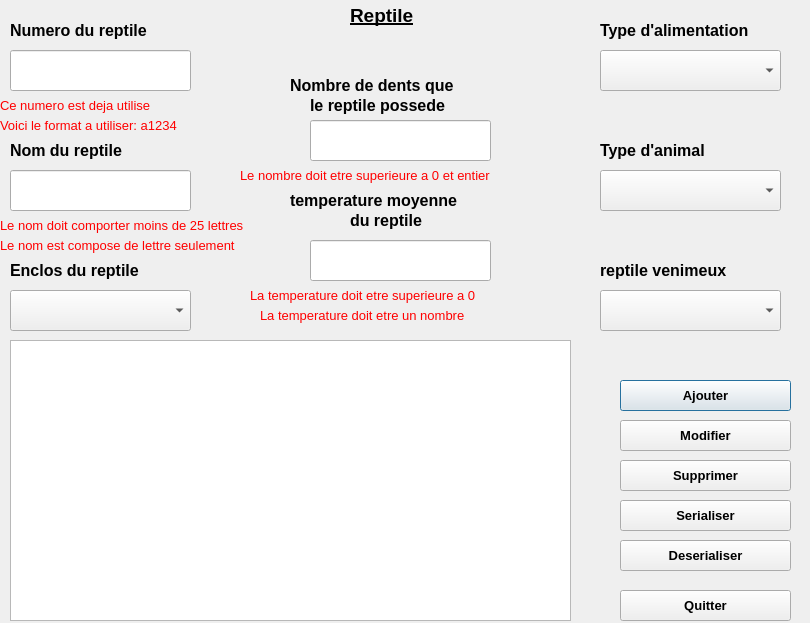
<?xml version="1.0" encoding="UTF-8"?>
<ui version="4.0">
 <class>Dialog</class>
 <widget class="QDialog" name="Dialog">
  <property name="geometry">
   <rect>
    <x>0</x>
    <y>0</y>
    <width>810</width>
    <height>623</height>
   </rect>
  </property>
  <property name="windowTitle">
   <string>Dialog</string>
  </property>
  <widget class="QLabel" name="l_titre_reptile">
   <property name="geometry">
    <rect>
     <x>350</x>
     <y>0</y>
     <width>91</width>
     <height>31</height>
    </rect>
   </property>
   <property name="font">
    <font>
     <pointsize>14</pointsize>
     <weight>75</weight>
     <bold>true</bold>
     <underline>true</underline>
    </font>
   </property>
   <property name="text">
    <string>Reptile</string>
   </property>
  </widget>
  <widget class="QLabel" name="l_num_r">
   <property name="geometry">
    <rect>
     <x>10</x>
     <y>20</y>
     <width>211</width>
     <height>21</height>
    </rect>
   </property>
   <property name="font">
    <font>
     <pointsize>12</pointsize>
     <weight>75</weight>
     <bold>true</bold>
    </font>
   </property>
   <property name="text">
    <string>Numero du reptile</string>
   </property>
  </widget>
  <widget class="QLineEdit" name="line_num_r">
   <property name="geometry">
    <rect>
     <x>10</x>
     <y>50</y>
     <width>181</width>
     <height>41</height>
    </rect>
   </property>
   <property name="font">
    <font>
     <pointsize>11</pointsize>
    </font>
   </property>
   <property name="text">
    <string/>
   </property>
  </widget>
  <widget class="QLineEdit" name="line_nom_r">
   <property name="geometry">
    <rect>
     <x>10</x>
     <y>170</y>
     <width>181</width>
     <height>41</height>
    </rect>
   </property>
   <property name="font">
    <font>
     <pointsize>11</pointsize>
    </font>
   </property>
   <property name="text">
    <string/>
   </property>
  </widget>
  <widget class="QLabel" name="l_nom_r">
   <property name="geometry">
    <rect>
     <x>10</x>
     <y>140</y>
     <width>171</width>
     <height>21</height>
    </rect>
   </property>
   <property name="font">
    <font>
     <pointsize>12</pointsize>
     <weight>75</weight>
     <bold>true</bold>
    </font>
   </property>
   <property name="text">
    <string>Nom du reptile</string>
   </property>
  </widget>
  <widget class="QLabel" name="l_alimentation_r">
   <property name="geometry">
    <rect>
     <x>600</x>
     <y>20</y>
     <width>211</width>
     <height>21</height>
    </rect>
   </property>
   <property name="font">
    <font>
     <pointsize>12</pointsize>
     <weight>75</weight>
     <bold>true</bold>
    </font>
   </property>
   <property name="text">
    <string>Type d'alimentation</string>
   </property>
  </widget>
  <widget class="QComboBox" name="CB_alimentation_r">
   <property name="geometry">
    <rect>
     <x>600</x>
     <y>50</y>
     <width>181</width>
     <height>41</height>
    </rect>
   </property>
  </widget>
  <widget class="QLabel" name="l_type_animal_r">
   <property name="geometry">
    <rect>
     <x>600</x>
     <y>140</y>
     <width>161</width>
     <height>21</height>
    </rect>
   </property>
   <property name="font">
    <font>
     <pointsize>12</pointsize>
     <weight>75</weight>
     <bold>true</bold>
    </font>
   </property>
   <property name="text">
    <string>Type d'animal</string>
   </property>
  </widget>
  <widget class="QComboBox" name="CB_type_animal_r">
   <property name="geometry">
    <rect>
     <x>600</x>
     <y>170</y>
     <width>181</width>
     <height>41</height>
    </rect>
   </property>
  </widget>
  <widget class="QLabel" name="l_enclos_r">
   <property name="geometry">
    <rect>
     <x>10</x>
     <y>260</y>
     <width>181</width>
     <height>21</height>
    </rect>
   </property>
   <property name="font">
    <font>
     <pointsize>12</pointsize>
     <weight>75</weight>
     <bold>true</bold>
    </font>
   </property>
   <property name="text">
    <string>Enclos du reptile</string>
   </property>
  </widget>
  <widget class="QComboBox" name="CB_enclos_r">
   <property name="geometry">
    <rect>
     <x>10</x>
     <y>290</y>
     <width>181</width>
     <height>41</height>
    </rect>
   </property>
  </widget>
  <widget class="QTextBrowser" name="textBrowser_r">
   <property name="geometry">
    <rect>
     <x>10</x>
     <y>340</y>
     <width>561</width>
     <height>281</height>
    </rect>
   </property>
  </widget>
  <widget class="QComboBox" name="CB_venimeux_r">
   <property name="geometry">
    <rect>
     <x>600</x>
     <y>290</y>
     <width>181</width>
     <height>41</height>
    </rect>
   </property>
  </widget>
  <widget class="QLabel" name="l_venimeux_r">
   <property name="geometry">
    <rect>
     <x>600</x>
     <y>260</y>
     <width>191</width>
     <height>21</height>
    </rect>
   </property>
   <property name="font">
    <font>
     <pointsize>12</pointsize>
     <weight>75</weight>
     <bold>true</bold>
    </font>
   </property>
   <property name="text">
    <string>reptile venimeux</string>
   </property>
  </widget>
  <widget class="QLabel" name="l_nb_dent_r1">
   <property name="geometry">
    <rect>
     <x>290</x>
     <y>70</y>
     <width>221</width>
     <height>31</height>
    </rect>
   </property>
   <property name="font">
    <font>
     <pointsize>12</pointsize>
     <weight>75</weight>
     <bold>true</bold>
    </font>
   </property>
   <property name="text">
    <string>Nombre de dents que </string>
   </property>
  </widget>
  <widget class="QLineEdit" name="line_nb_dent_r">
   <property name="geometry">
    <rect>
     <x>310</x>
     <y>120</y>
     <width>181</width>
     <height>41</height>
    </rect>
   </property>
   <property name="font">
    <font>
     <pointsize>11</pointsize>
    </font>
   </property>
   <property name="text">
    <string/>
   </property>
  </widget>
  <widget class="QLabel" name="l_nb_dent_r2">
   <property name="geometry">
    <rect>
     <x>310</x>
     <y>90</y>
     <width>181</width>
     <height>31</height>
    </rect>
   </property>
   <property name="font">
    <font>
     <pointsize>12</pointsize>
     <weight>75</weight>
     <bold>true</bold>
    </font>
   </property>
   <property name="text">
    <string>le reptile possede</string>
   </property>
  </widget>
  <widget class="QLineEdit" name="line_temperature_r">
   <property name="geometry">
    <rect>
     <x>310</x>
     <y>240</y>
     <width>181</width>
     <height>41</height>
    </rect>
   </property>
   <property name="font">
    <font>
     <pointsize>11</pointsize>
    </font>
   </property>
   <property name="text">
    <string/>
   </property>
  </widget>
  <widget class="QLabel" name="l_temperature_r1">
   <property name="geometry">
    <rect>
     <x>290</x>
     <y>190</y>
     <width>231</width>
     <height>21</height>
    </rect>
   </property>
   <property name="font">
    <font>
     <pointsize>12</pointsize>
     <weight>75</weight>
     <bold>true</bold>
    </font>
   </property>
   <property name="text">
    <string>temperature moyenne</string>
   </property>
  </widget>
  <widget class="QLabel" name="l_temperature_r2">
   <property name="geometry">
    <rect>
     <x>350</x>
     <y>210</y>
     <width>101</width>
     <height>21</height>
    </rect>
   </property>
   <property name="font">
    <font>
     <pointsize>12</pointsize>
     <weight>75</weight>
     <bold>true</bold>
    </font>
   </property>
   <property name="text">
    <string>du reptile</string>
   </property>
  </widget>
  <widget class="QPushButton" name="BT_ajouter_r">
   <property name="geometry">
    <rect>
     <x>620</x>
     <y>380</y>
     <width>171</width>
     <height>31</height>
    </rect>
   </property>
   <property name="font">
    <font>
     <pointsize>10</pointsize>
     <weight>75</weight>
     <bold>true</bold>
    </font>
   </property>
   <property name="text">
    <string>Ajouter</string>
   </property>
  </widget>
  <widget class="QPushButton" name="BT_modifier_r">
   <property name="geometry">
    <rect>
     <x>620</x>
     <y>420</y>
     <width>171</width>
     <height>31</height>
    </rect>
   </property>
   <property name="font">
    <font>
     <pointsize>10</pointsize>
     <weight>75</weight>
     <bold>true</bold>
    </font>
   </property>
   <property name="text">
    <string>Modifier</string>
   </property>
  </widget>
  <widget class="QPushButton" name="BT_supprimer_r">
   <property name="geometry">
    <rect>
     <x>620</x>
     <y>460</y>
     <width>171</width>
     <height>31</height>
    </rect>
   </property>
   <property name="font">
    <font>
     <pointsize>10</pointsize>
     <weight>75</weight>
     <bold>true</bold>
    </font>
   </property>
   <property name="text">
    <string>Supprimer</string>
   </property>
  </widget>
  <widget class="QLabel" name="MS_e_num_existant_r">
   <property name="enabled">
    <bool>true</bool>
   </property>
   <property name="geometry">
    <rect>
     <x>0</x>
     <y>90</y>
     <width>201</width>
     <height>31</height>
    </rect>
   </property>
   <property name="font">
    <font>
     <pointsize>10</pointsize>
     <weight>50</weight>
     <bold>false</bold>
    </font>
   </property>
   <property name="text">
    <string>&lt;html&gt;&lt;head/&gt;&lt;body&gt;&lt;p&gt;&lt;span style=&quot; color:#ff0000;&quot;&gt;Ce numero est deja utilise&lt;/span&gt;&lt;/p&gt;&lt;/body&gt;&lt;/html&gt;</string>
   </property>
  </widget>
  <widget class="QPushButton" name="BT_serialiser_r">
   <property name="geometry">
    <rect>
     <x>620</x>
     <y>500</y>
     <width>171</width>
     <height>31</height>
    </rect>
   </property>
   <property name="font">
    <font>
     <pointsize>10</pointsize>
     <weight>75</weight>
     <bold>true</bold>
    </font>
   </property>
   <property name="text">
    <string>Serialiser</string>
   </property>
  </widget>
  <widget class="QPushButton" name="BT_deserialiser_r">
   <property name="geometry">
    <rect>
     <x>620</x>
     <y>540</y>
     <width>171</width>
     <height>31</height>
    </rect>
   </property>
   <property name="font">
    <font>
     <pointsize>10</pointsize>
     <weight>75</weight>
     <bold>true</bold>
    </font>
   </property>
   <property name="text">
    <string>Deserialiser</string>
   </property>
  </widget>
  <widget class="QLabel" name="MS_e_nb_dent_r">
   <property name="enabled">
    <bool>true</bool>
   </property>
   <property name="geometry">
    <rect>
     <x>240</x>
     <y>160</y>
     <width>331</width>
     <height>31</height>
    </rect>
   </property>
   <property name="font">
    <font>
     <pointsize>10</pointsize>
     <weight>50</weight>
     <bold>false</bold>
    </font>
   </property>
   <property name="text">
    <string>&lt;html&gt;&lt;head/&gt;&lt;body&gt;&lt;p&gt;&lt;span style=&quot; color:#ff0000;&quot;&gt;Le nombre doit etre superieure a 0 et entier&lt;/span&gt;&lt;/p&gt;&lt;/body&gt;&lt;/html&gt;</string>
   </property>
  </widget>
  <widget class="QLabel" name="MS_e_num_format_r">
   <property name="enabled">
    <bool>true</bool>
   </property>
   <property name="geometry">
    <rect>
     <x>0</x>
     <y>110</y>
     <width>241</width>
     <height>31</height>
    </rect>
   </property>
   <property name="font">
    <font>
     <pointsize>10</pointsize>
     <weight>50</weight>
     <bold>false</bold>
    </font>
   </property>
   <property name="text">
    <string>&lt;html&gt;&lt;head/&gt;&lt;body&gt;&lt;p&gt;&lt;span style=&quot; color:#ff0000;&quot;&gt;Voici le format a utiliser: a1234&lt;/span&gt;&lt;/p&gt;&lt;/body&gt;&lt;/html&gt;</string>
   </property>
  </widget>
  <widget class="QLabel" name="MS_e_nom_lenght_r">
   <property name="enabled">
    <bool>true</bool>
   </property>
   <property name="geometry">
    <rect>
     <x>0</x>
     <y>210</y>
     <width>321</width>
     <height>31</height>
    </rect>
   </property>
   <property name="font">
    <font>
     <pointsize>10</pointsize>
     <weight>50</weight>
     <bold>false</bold>
    </font>
   </property>
   <property name="text">
    <string>&lt;html&gt;&lt;head/&gt;&lt;body&gt;&lt;p&gt;&lt;span style=&quot; color:#ff0000;&quot;&gt;Le nom doit comporter moins de 25 lettres &lt;/span&gt;&lt;/p&gt;&lt;/body&gt;&lt;/html&gt;</string>
   </property>
  </widget>
  <widget class="QLabel" name="MS_e_nom_format_r">
   <property name="enabled">
    <bool>true</bool>
   </property>
   <property name="geometry">
    <rect>
     <x>0</x>
     <y>230</y>
     <width>311</width>
     <height>31</height>
    </rect>
   </property>
   <property name="font">
    <font>
     <pointsize>10</pointsize>
     <weight>50</weight>
     <bold>false</bold>
    </font>
   </property>
   <property name="text">
    <string>&lt;html&gt;&lt;head/&gt;&lt;body&gt;&lt;p&gt;&lt;span style=&quot; color:#ff0000;&quot;&gt;Le nom est compose de lettre seulement &lt;/span&gt;&lt;/p&gt;&lt;/body&gt;&lt;/html&gt;</string>
   </property>
  </widget>
  <widget class="QLabel" name="MS_e_temperature_sup_r">
   <property name="enabled">
    <bool>true</bool>
   </property>
   <property name="geometry">
    <rect>
     <x>250</x>
     <y>280</y>
     <width>321</width>
     <height>31</height>
    </rect>
   </property>
   <property name="font">
    <font>
     <pointsize>10</pointsize>
     <weight>50</weight>
     <bold>false</bold>
    </font>
   </property>
   <property name="text">
    <string>&lt;html&gt;&lt;head/&gt;&lt;body&gt;&lt;p&gt;&lt;span style=&quot; color:#ff0000;&quot;&gt;La temperature doit etre superieure a 0&lt;/span&gt;&lt;/p&gt;&lt;/body&gt;&lt;/html&gt;</string>
   </property>
  </widget>
  <widget class="QLabel" name="MS_e_temperature_format_r">
   <property name="enabled">
    <bool>true</bool>
   </property>
   <property name="geometry">
    <rect>
     <x>260</x>
     <y>300</y>
     <width>271</width>
     <height>31</height>
    </rect>
   </property>
   <property name="font">
    <font>
     <pointsize>10</pointsize>
     <weight>50</weight>
     <bold>false</bold>
    </font>
   </property>
   <property name="text">
    <string>&lt;html&gt;&lt;head/&gt;&lt;body&gt;&lt;p&gt;&lt;span style=&quot; color:#ff0000;&quot;&gt;La temperature doit etre un nombre&lt;/span&gt;&lt;/p&gt;&lt;/body&gt;&lt;/html&gt;</string>
   </property>
  </widget>
  <widget class="QPushButton" name="BT_quitter_r">
   <property name="geometry">
    <rect>
     <x>620</x>
     <y>590</y>
     <width>171</width>
     <height>31</height>
    </rect>
   </property>
   <property name="font">
    <font>
     <pointsize>10</pointsize>
     <weight>75</weight>
     <bold>true</bold>
    </font>
   </property>
   <property name="text">
    <string>Quitter</string>
   </property>
  </widget>
 </widget>
 <resources/>
 <connections/>
</ui>
